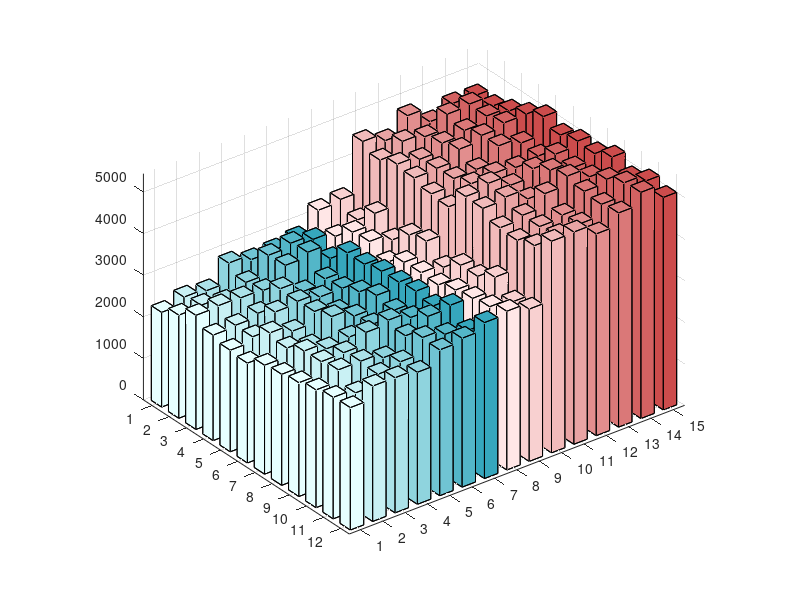

Recreate this plot in MATLAB. (Note: this script raises an error after producing the figure.)
function dual_gradient_bar3()
    % 1. 准备数据
    [X, Y] = meshgrid(1:15, 1:12);
    % 制造一些有起伏的数据
    Z = 2000 + X.*100 + Y.*50 + rand(12,15)*500; 
    % 让右半部分稍微高一点，区分度更明显
    Z(:, 10:end) = Z(:, 10:end) + 1000;

    % 2. 绘制基础 3D 柱状图
    figure('Color', 'w', 'Position', [100, 100, 800, 600]);
    h = bar3(Z, 0.6); % 0.6 是柱子宽度
    
    % ==========================================================
    % 核心部分：制作双色渐变 Colormap
    % ==========================================================
    n_levels = 128; % 渐变级数，越高越细腻
    
    % --- 定义青色渐变 (由浅白 -> 深青) ---
    % RGB: 浅[0.9, 1, 1] -> 深[0.1, 0.6, 0.7]
    cyan_map = [linspace(0.9, 0.1, n_levels)', ...
                linspace(1.0, 0.6, n_levels)', ...
                linspace(1.0, 0.7, n_levels)'];
            
    % --- 定义粉色渐变 (由浅白 -> 深红) ---
    % RGB: 浅[1, 0.9, 0.9] -> 深[0.8, 0.3, 0.3]
    pink_map = [linspace(1.0, 0.8, n_levels)', ...
                linspace(0.9, 0.3, n_levels)', ...
                linspace(0.9, 0.3, n_levels)'];

    % --- 拼接色卡 ---
    full_map = [cyan_map; pink_map];
    colormap(full_map); % 应用这个 256 色的长色卡
    
    % ==========================================================
    % 核心部分：修改每个柱子的颜色映射 (CData)
    % ==========================================================
    
    % 找到数据的最大高度，用于归一化颜色，保证最高的柱子最深
    max_z = max(Z(:)); 
    min_z = 0; % 假设柱子从0开始
    
    split_index = 9; % 在第9列分界
    
    for i = 1:length(h)
        % 获取当前列的 Z 坐标数据 (用于计算颜色深浅)
        zData = h(i).ZData; 
        
        % 归一化：将高度映射到 0 到 1 之间
        % 这样底座就是 0 (浅色)，顶端就是 1 (深色)
        cData = (zData - min_z) / (max_z - min_z);
        
        % 关键：根据列号 i，决定去色卡的哪一部分取色
        if i <= split_index
            % --- 左侧：使用色卡的前半段 (1 ~ 128) ---
            % 映射公式：Index = 1 + cData * (n_levels - 1)
            h(i).CData = 1 + cData * (n_levels - 1);
        else
            % --- 右侧：使用色卡的后半段 (129 ~ 256) ---
            % 映射公式：Index = (n_levels + 1) + cData * (n_levels - 1)
            h(i).CData = (n_levels + 1) + cData * (n_levels - 1);
        end
        
        % --- 开启渐变渲染 ---
        h(i).CDataMapping = 'direct'; % 告诉 MATLAB 直接使用我们计算的索引
        h(i).FaceColor = 'interp';    % 开启插值渲染 (实现平滑渐变)
        h(i).EdgeColor = [0.6 0.6 0.6]; % 边框设为淡灰色，避免干扰渐变
        h(i).FaceAlpha = 0.9; % 稍微透明一点点，质感更好
    end
    
    % ==========================================================
    % 装饰图表
    % ==========================================================
    view(-40, 25);
    zlabel('Height / m');
    ylabel('Time / s');
    xlabel('Velocity / m/s');
    grid on;
    
    % 修正坐标轴刻度文本(示例)
    ax = gca;
    ax.FontName = 'Times New Roman';
    ax.YDir = 'reverse';
end
